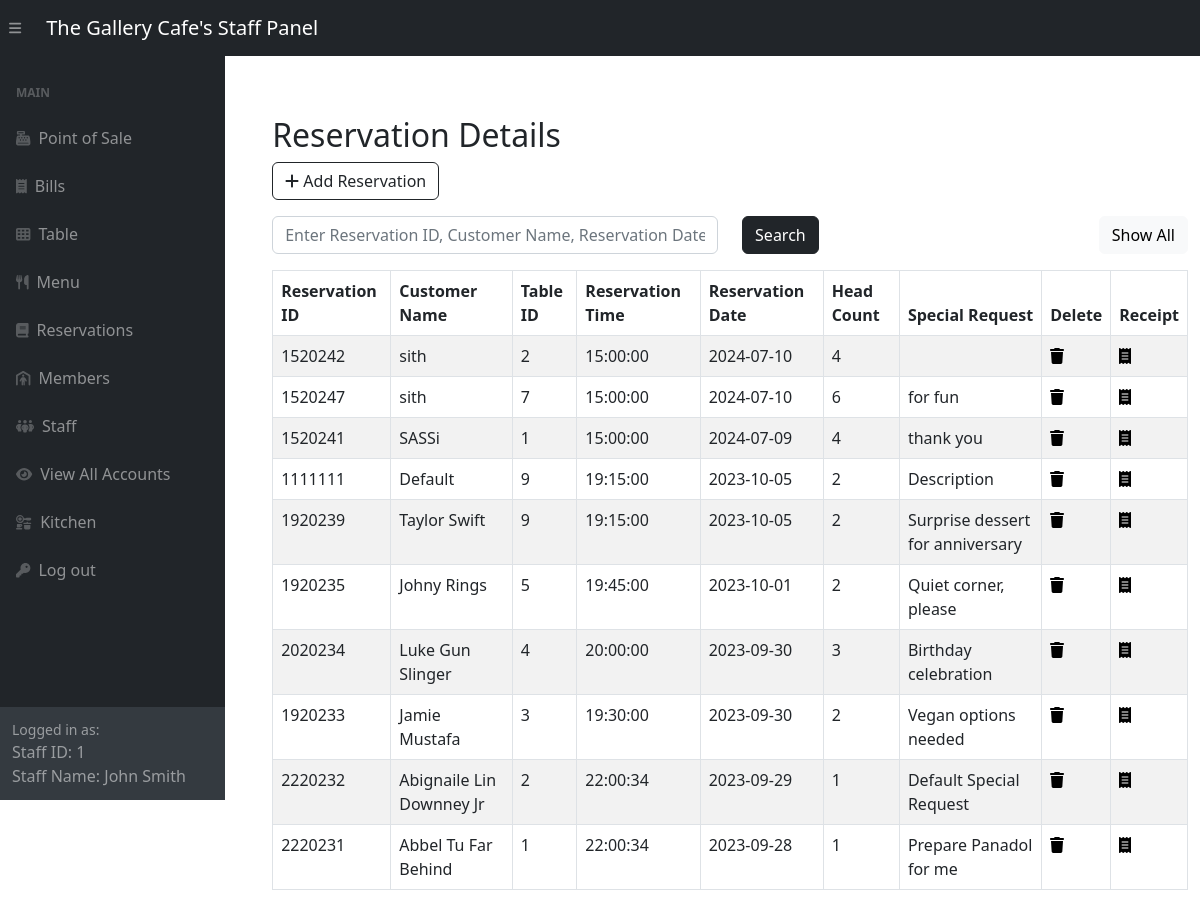
Screenshot of /adminSide/panel/reservation-panel.php (signed in) with the database file from the repository.
### tables this page shows
CREATE TABLE `reservations` (
  `reservation_id` int(11) NOT NULL,
  `customer_name` varchar(255) DEFAULT NULL,
  `table_id` int(11) DEFAULT NULL,
  `reservation_time` time DEFAULT NULL,
  `reservation_date` date DEFAULT NULL,
  `head_count` int(11) DEFAULT NULL,
  `special_request` varchar(255) DEFAULT NULL
);

### adminSide/panel/reservation-panel.php (the view, shortened to what this page needs)
<?php include '../inc/dashHeader.php'; ?>
<div class="wrapper">
    <div class="container-fluid pt-5 pl-600">
        <div class="row">
            <div class="m-50">
                <div class="mt-5 mb-3">
                    <h2 class="pull-left">Reservation Details</h2>
                    <a href="../reservationsCrud/createReservation.php" class="btn btn-outline-dark"><i class="fa fa-plus"></i> Add Reservation</a>
                </div>
                <div class="mb-3">
                    <form method="POST" action="#">
                        <div class="row">
                            <div class="col-md-6">
                                <input required type="text" id="search" name="search" class="form-control" placeholder="Enter Reservation ID, Customer Name, Reservation Date (2023-09)">
                            </div>
                            <div class="col-md-3">
                                <button type="submit" class="btn btn-dark">Search</button>
                            </div>
                            <div class="col" style="text-align: right;" >
                                <a href="reservation-panel.php" class="btn btn-light">Show All</a>
                            </div>
                        </div>
                    </form>
                </div>
                <?php
                require_once "../config.php";
                $sql = "SELECT * FROM reservations ORDER BY reservation_id;";
                if (isset($_POST['search'])) {
                    if (!empty($_POST['search'])) {
                        $search = $_POST['search'];
                        $sql = "SELECT * FROM reservations WHERE reservation_date LIKE '%$search%' OR reservation_id LIKE '%$search%' OR customer_name LIKE '%$search%'";
                    } else {
                        $sql = "SELECT * FROM reservations ORDER BY reservation_date DESC, reservation_time DESC;";
                    }
                } else{
                    $sql = "SELECT * FROM reservations ORDER BY reservation_date DESC, reservation_time DESC;";
                }
                if ($result = mysqli_query($link, $sql)) {
                    if (mysqli_num_rows($result) > 0) {
                        echo '<table class="table table-bordered table-striped">';
                        echo "<thead>";
                        echo "<tr>";
                        echo "<th>Reservation ID</th>";
                        echo "<th>Customer Name</th>";
                        echo "<th>Table ID</th>";
                        echo "<th>Reservation Time</th>";
                        echo "<th>Reservation Date</th>";
                        echo "<th>Head Count</th>";
                        echo "<th>Special Request</th>";
                        echo "<th>Delete</th>";
                        echo "<th>Receipt</th>";
                        echo "</tr>";
                        echo "</thead>";
                        echo "<tbody>";
                        while ($row = mysqli_fetch_array($result)) {
                            echo "<tr>";
                            echo "<td>" . $row['reservation_id'] . "</td>";
                            echo "<td>" . $row['customer_name'] . "</td>";
                            echo "<td>" . $row['table_id'] . "</td>";
                            echo "<td>" . $row['reservation_time'] . "</td>";
                            echo "<td>" . $row['reservation_date'] . "</td>";
                            echo "<td>" . $row['head_count'] . "</td>";
                            echo "<td>" . $row['special_request'] . "</td>";
                            echo "<td>";
                            echo '<a href="../reservationsCrud/deleteReservationVerify.php?id='. $row['reservation_id'] .'" title="Delete Record" data-toggle="tooltip" '
                                   . 'onclick="return confirm(\'Admin permission Required!\n\nAre you sure you want to delete this Reservation?\n\nThis will alter other modules related to this Reservation!\n\')"><span class="fa fa-trash text-black"></span></a>';
                            echo "</td>";
                            echo "<td>";
                            echo '<a href="../reservationsCrud/reservationReceipt.php?reservation_id='. $row['reservation_id'] .'" title="Receipt" data-toggle="tooltip"><span class="fa fa-receipt text-black"></span></a>';
                            echo "</td>";
                            echo "</tr>";
                        }
                        echo "</tbody>";
                        echo "</table>";
                    } else {
                        echo '<div class="alert alert-danger"><em>No records were found.</em></div>';
                    }
                } else {
                    echo "Oops! Something went wrong. Please try again later.";
                }
                ?>
            </div>
        </div>
    </div>
</div>
<?php include '../inc/dashFooter.php'; ?>

### adminSide/panel/reservation-panel.php (style rules this page uses)
.wrapper { width: 1300px; padding-left: 200px; padding-top: 20px }

### rows the page displays
reservations: reservation_id "1520242", customer_name "sith", table "2", reservation_time "15:00:00", reservation_date "2024-07-10", head_count "4"
reservations: reservation_id "1520247", customer_name "sith", table "7", reservation_time "15:00:00", reservation_date "2024-07-10", head_count "6", special_request "for fun"
reservations: reservation_id "1520241", customer_name "SASSi", table "1", reservation_time "15:00:00", reservation_date "2024-07-09", head_count "4", special_request "thank you"
reservations: reservation_id "1111111", customer_name "Default", table "9", reservation_time "19:15:00", reservation_date "2023-10-05", head_count "2", special_request "Description"
reservations: reservation_id "1920239", customer_name "Taylor Swift", table "9", reservation_time "19:15:00", reservation_date "2023-10-05", head_count "2", special_request "Surprise dessert for anniversary"
reservations: reservation_id "1920235", customer_name "Johny Rings", table "5", reservation_time "19:45:00", reservation_date "2023-10-01", head_count "2", special_request "Quiet corner, please"
reservations: reservation_id "2020234", customer_name "Luke Gun Slinger", table "4", reservation_time "20:00:00", reservation_date "2023-09-30", head_count "3", special_request "Birthday celebration"
reservations: reservation_id "1920233", customer_name "Jamie Mustafa", table "3", reservation_time "19:30:00", reservation_date "2023-09-30", head_count "2", special_request "Vegan options needed"
reservations: reservation_id "2220232", customer_name "Abignaile Lin Downney Jr", table "2", reservation_time "22:00:34", reservation_date "2023-09-29", head_count "1", special_request "Default Special Request"
reservations: reservation_id "2220231", customer_name "Abbel Tu Far Behind", table "1", reservation_time "22:00:34", reservation_date "2023-09-28", head_count "1", special_request "Prepare Panadol for me"

### other values shown
$_SESSION['logged_account_id'] "1"
$_SESSION['logged_staff_name'] "John Smith"
